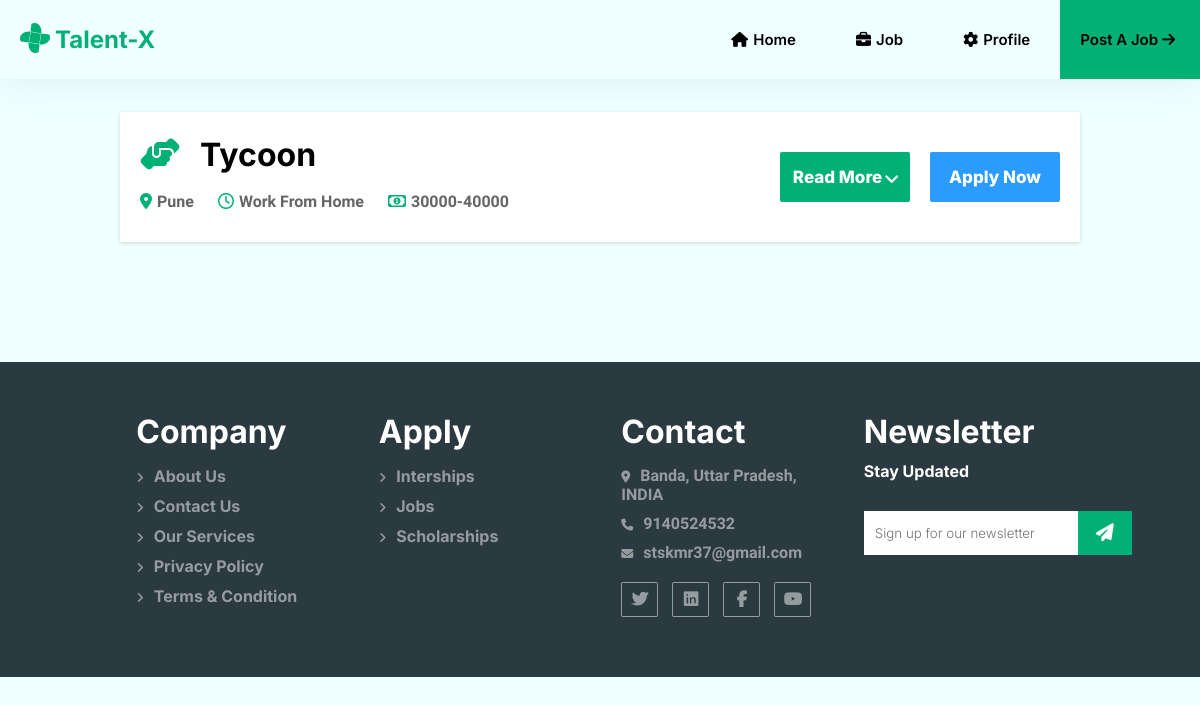
/categoryjobshow/sales_job_show/ (signed in), run on the app's committed database.
### jobpost/models.py (models this page shows)
class Job(models.Model):
    jobtitle = models.CharField(max_length=50)
    joblocation = models.CharField(max_length=50)
    companyname = models.CharField(max_length=50)
    jobtype = models.CharField(max_length=50)
    industry = models.CharField(max_length=50)
    skills = models.CharField(max_length=50)
    description = models.CharField(max_length=50)
    qualification=models.CharField(max_length=50)
    experience=models.CharField(max_length=30)
    salary=models.CharField(max_length=30)
    url=models.CharField(max_length=30)
    email=models.EmailField()
    linkedin=models.CharField(max_length=30)

### categoryjob/views.py (the view)
# urls.py: path('sales_job_show/', views.sales_job_showing),
def sales_job_showing(request):
  if request.user.is_authenticated:
    sales_jobs= Job.objects.filter(jobtitle='Sales & Communication')
    return render(request, 'categoryjob/sales.html', {'sales_jobs': sales_jobs})
  else:
     return HttpResponseRedirect('/sign-in/')

### categoryjob/templates/categoryjob/sales.html (shortened to what this page needs)
{% extends 'core/base.html' %}
{% load static %}
{% block css %}
<link rel="stylesheet" href="{% static 'marketing/css/style.css' %}">
{% endblock css %}
{% block joblist %}
<br>
<br>
<br>
<br>
{% for job in sales_jobs %}
            <div class="jobdetail">
                <br>
                <h1> <i class="fa-solid fa-handshake-angle"></i>{{ job.companyname }}</h1>
                <br>
                <span><i class="fa-solid fa-location-dot"></i>{{ job.joblocation }}</span>
                <span><i class="fa-regular fa-clock"></i>{{ job.jobtype }}</span>
                <span><i class="fa-regular fa-money-bill-1"></i>{{ job.salary }}</span>
                <div class="btn-container">
                  <button class="readmore">Read More<i class="fa-solid fa-angle-down"></i></button>
                  <button><a href="/applyforjob/apply/" style="text-decoration:none; color:#fff">Apply Now</a></button>
                </div>
            </div>
{% endfor %}
{% endblock joblist %}

### core/static/core/css/style.css (style rules this page uses)
* { margin: 0; padding: 0; box-sizing: border-box; }
body { overflow-x: hidden; background-color: azure; }

### marketing/static/marketing/css/style.css (style rules this page uses)
.jobdetail { background-color: #fff; height:130px; width:80vw; margin:40px auto; box-shadow: 0 0 45px rgba(0, 0, 0, .08); position: relative; box-shadow: rgba(0, 0, 0, 0.16) 0px 1px 4px; transition:all 1s ease 0s; overflow-x: auto; }
.jobdetail h1 { margin-left:20px; margin-top:5px; font-family: 'inter'; }
.jobdetail i { color:#00B074; margin-right:20px; }
.jobdetail span { margin-left:20px; font-family: 'heebo'; font-weight: 700; color:#666565; }
.jobdetail span i { margin-right:5px; color:#00B074 }
.jobdetail .btn-container { display: flex; gap:20px; position: absolute; top:0px; right:0px; margin-right:20px; transform: translateY(40px); }
.jobdetail .btn-container button { height:50px; width:130px; text-align: center; border:none; background-color: #00B074; border-radius: 2px; color:#fff; font-family: 'inter'; font-weight: 800; font-size: 17px; transition: all 1s ease 0s; }
.jobdetail .btn-container button:nth-child(2) { background-color: #2b9bff; }
.jobdetail .btn-container button i { color:#fff; margin:0; position: relative; top:2.5px; left:2px; }

### data on the page
Job: companyname "Tycoon", joblocation "Pune", jobtype "Work From Home", salary "30000-40000"
